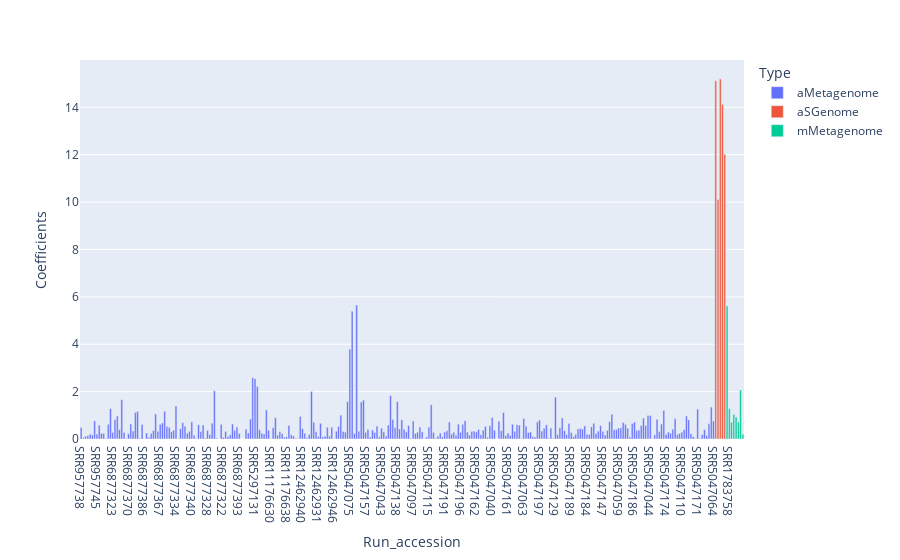

The notebook cell this image was saved under:
### Code cell
fig.show()

### Figure 1 — Plotly figure (JSON) as saved in the notebook; plotly's stock layout.template omitted (floating-point values rounded to 4 significant figures; data arrays with more than 128 entries replaced by an {"elided": "..."} marker saying what was removed)
{"data": [{"alignmentgroup": "True", "customdata": {"elided": "281x1 str values"}, "hovertemplate": "Type=%{customdata[0]}<br>Run_accession=%{x}<br>Coefficients=%{y}<extra></extra>", "legendgroup": "aMetagenome", "marker": {"color": "#636efa"}, "name": "aMetagenome", "offsetgroup": "aMetagenome", "orientation": "v", "showlegend": true, "textposition": "auto", "type": "bar", "x": {"elided": "281 str values"}, "xaxis": "x", "y": {"elided": "281 float values"}, "yaxis": "y"}, {"alignmentgroup": "True", "customdata": [["aSGenome"], ["aSGenome"], ["aSGenome"], ["aSGenome"], ["aSGenome"]], "hovertemplate": "Type=%{customdata[0]}<br>Run_accession=%{x}<br>Coefficients=%{y}<extra></extra>", "legendgroup": "aSGenome", "marker": {"color": "#EF553B"}, "name": "aSGenome", "offsetgroup": "aSGenome", "orientation": "v", "showlegend": true, "textposition": "auto", "type": "bar", "x": ["ERR1883904", "ERR2204628", "ERR2862146", "SRR12548766", "ERR4354257"], "xaxis": "x", "y": [15.12, 10.11, 15.2, 14.12, 12.01], "yaxis": "y"}, {"alignmentgroup": "True", "customdata": [["mMetagenome"], ["mMetagenome"], ["mMetagenome"], ["mMetagenome"], ["mMetagenome"], ["mMetagenome"], ["mMetagenome"], ["mMetagenome"]], "hovertemplate": "Type=%{customdata[0]}<br>Run_accession=%{x}<br>Coefficients=%{y}<extra></extra>", "legendgroup": "mMetagenome", "marker": {"color": "#00cc96"}, "name": "mMetagenome", "offsetgroup": "mMetagenome", "orientation": "v", "showlegend": true, "textposition": "auto", "type": "bar", "x": ["SRR1794618", "SRR1783758", "SRR1795018", "SRR1795009", "SRR5892215", "SRR5892210", "SRR5892193", "SRR5892198"], "xaxis": "x", "y": [5.615, 1.277, 0.7111, 1.037, 0.9336, 0.717, 2.067, 0.2058], "yaxis": "y"}], "layout": {"barmode": "relative", "legend": {"title": {"text": "Type"}, "tracegroupgap": 0}, "margin": {"t": 60}, "xaxis": {"anchor": "y", "domain": [0, 1], "title": {"text": "Run_accession"}}, "yaxis": {"anchor": "x", "domain": [0, 1], "title": {"text": "Coefficients"}}}}
